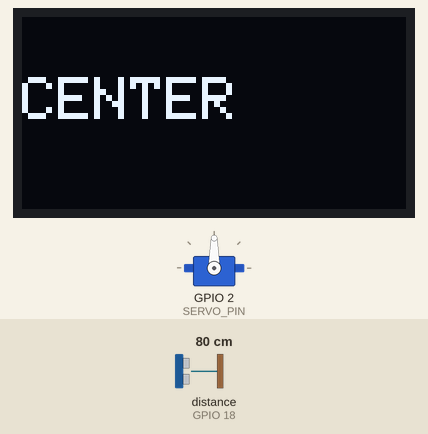
Recording of a sketch running on a simulated ESP32. Parts: 128×64 one-colour display, servo. Wiring (inferred from the names in the program): ultrasonic range finder: trigger GPIO 5; echo GPIO 18. The inputs (shaded band) are chosen by the test bench; at power-on: distance to the obstacle (sensor on GPIO 18) 80 cm. The echo pulse lasts 58.3 µs per cm; what the sketch prints to the serial monitor is not drawn.

Above: at 1.8 s.
1.9 s: distance to the obstacle (sensor on GPIO 18) set to 22 cm
3.4 s: distance to the obstacle (sensor on GPIO 18) set to 18 cm
At 5.0 s:
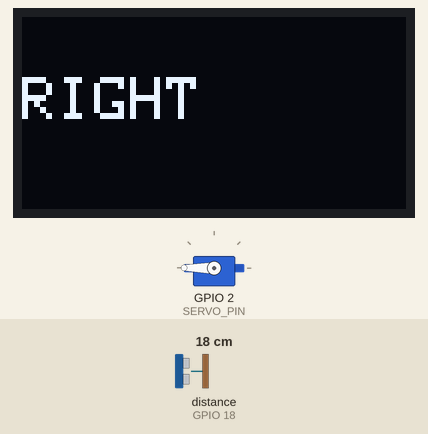
5.6 s: distance to the obstacle (sensor on GPIO 18) set to 12 cm
7.4 s: distance to the obstacle (sensor on GPIO 18) set to 9 cm
At 9.4 s:
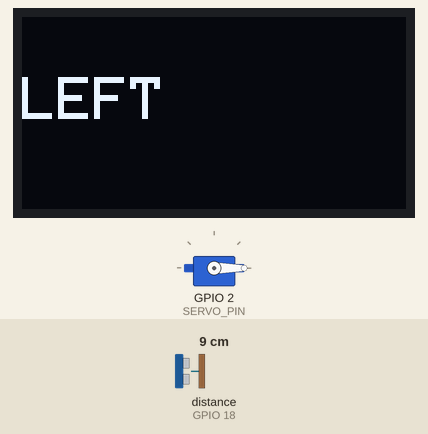
9.7 s: distance to the obstacle (sensor on GPIO 18) set to 35 cm
At 10.8 s:
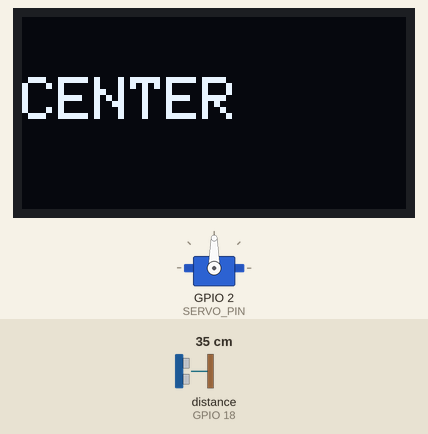
11.8 s: distance to the obstacle (sensor on GPIO 18) set to 2 cm
At 13.1 s:
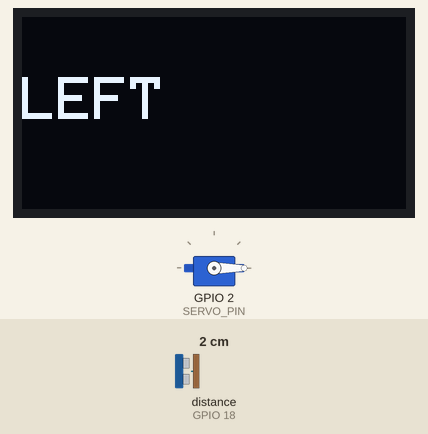
Timing chart, 0 to 14.8 s (numbered marks = the images above; inputs shaded):
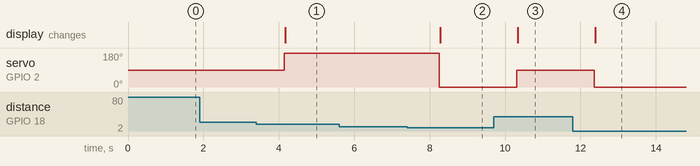

Measured:
- the behaviour switches between 21 and 20 cm on distance to the obstacle (sensor on GPIO 18) (found by bisection; images 0 and 1)
- the behaviour switches between 11 and 10 cm on distance to the obstacle (sensor on GPIO 18) (found by bisection; images 1 and 2)
- after the input at 1.9 s, every drawn part: stays the same
- after the input at 3.4 s, servo on GPIO 2 (SERVO_PIN): 90° → 180° after 0.75 s; the display: changes after 0.77 s (image 1)
- after the input at 5.6 s, every drawn part: stays the same
- after the input at 7.4 s, servo on GPIO 2 (SERVO_PIN): 180° → 0° after 0.86 s; the display: changes after 0.88 s (image 2)
- after the input at 9.7 s, servo on GPIO 2 (SERVO_PIN): 0° → 90° after 0.61 s; the display: changes after 0.64 s (image 3)
- after the input at 11.8 s, servo on GPIO 2 (SERVO_PIN): 90° → 0° after 0.57 s; the display: changes after 0.59 s (image 4)

The sketch:

SONAR-OLED-SERVO.ino
```cpp
#include <Wire.h>
#include <Adafruit_GFX.h>
#include <Adafruit_SSD1306.h>
#include <ESP32Servo.h>

// OLED setup
#define SCREEN_WIDTH 128
#define SCREEN_HEIGHT 64
#define OLED_SDA 33
#define OLED_SCL 32

TwoWire oledWire = TwoWire(1);
Adafruit_SSD1306 display(SCREEN_WIDTH, SCREEN_HEIGHT, &oledWire, -1);

// Sonar pins
#define TRIG_PIN 5
#define ECHO_PIN 18

// Servo pin
#define SERVO_PIN 2
Servo myServo;

void setup() {
  Serial.begin(115200);

  pinMode(TRIG_PIN, OUTPUT);
  pinMode(ECHO_PIN, INPUT);

  oledWire.begin(OLED_SDA, OLED_SCL);
  if (!display.begin(SSD1306_SWITCHCAPVCC, 0x3C)) {
    Serial.println("OLED not found!");
    while (true);
  }
  display.clearDisplay();
  display.setTextSize(1);
  display.setTextColor(WHITE);

  myServo.setPeriodHertz(50);
  myServo.attach(SERVO_PIN, 500, 2400);
  myServo.write(90);
}

void loop() {
  digitalWrite(TRIG_PIN, LOW);
  delayMicroseconds(2);
  digitalWrite(TRIG_PIN, HIGH);
  delayMicroseconds(10);
  digitalWrite(TRIG_PIN, LOW);

  long duration = pulseIn(ECHO_PIN, HIGH);
  float distance_cm = duration * 0.0343 / 2;

  Serial.print("Distance: ");
  Serial.print(distance_cm);
  Serial.println(" cm");

  display.clearDisplay();
  display.setTextSize(2);
  display.setCursor(0, 20);

  if (distance_cm < 10) {
    myServo.write(0);
    display.println("LEFT");
  } else if (distance_cm < 20) {
    myServo.write(180);
    display.println("RIGHT");
  } else {
    myServo.write(90);
    display.println("CENTER");
  }

  display.display();
  delay(1000);
}
```
